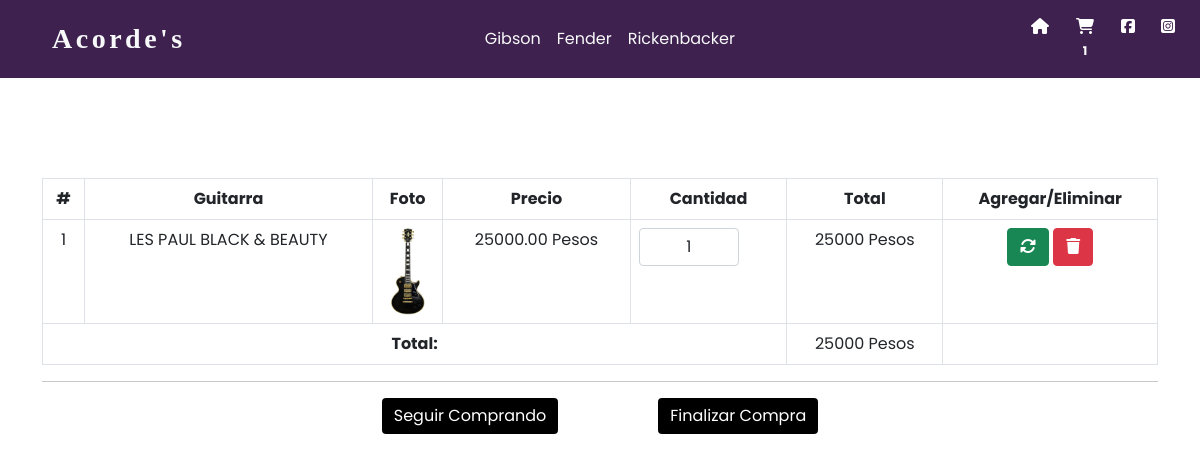
Page /carrito.php?id=2 on the committed database.
### tables this page shows
CREATE TABLE `guitarras` (
  `id` int(5) NOT NULL,
  `titulo` varchar(100) NOT NULL,
  `descripcion` varchar(300) NOT NULL,
  `foto` varchar(100) NOT NULL,
  `precio` decimal(20,2) NOT NULL,
  `categoria_id` int(5) NOT NULL,
  `fecha` date NOT NULL,
  `estado` int(2) NOT NULL DEFAULT 1
);

### funciones.php (called while the page is built, shortened)
<?php
function calcularTotal(){
    $total = 0;
    if(isset($_SESSION['carrito'])){
        foreach($_SESSION['carrito'] as $indice => $value){
            $total += $value['precio'] * $value['cantidad'];
        }
    }
    return $total;
}
function cantidadGuitarras(){
    $cantidad = 0;
    if(isset($_SESSION['carrito'])){
        foreach($_SESSION['carrito'] as $indice => $value){
           $cantidad++;
        }
    }
    return $cantidad;
}

### src/Guitarra.php (called while the page is built, shortened)
<?php
class Guitarra{
    private $cn = null;
    public function __construct(){
        $this->config = parse_ini_file(__DIR__.'/../config.ini') ;
        $this->cn = new \PDO( $this->config['dns'], $this->config['usuario'],$this->config['clave'],array(
            \PDO::MYSQL_ATTR_INIT_COMMAND => 'SET NAMES utf8'
        ));
    }
    public function mostrarPorId($id){
        $sql = "SELECT * FROM `guitarras` WHERE `id`=:id ";
        $resultado = $this->cn->prepare($sql);
        $_array = array(
            ":id" =>  $id
        );
        if($resultado->execute($_array))
            return $resultado->fetch();
        return false;
    }
}

### carrito.php (the view, shortened to what this page needs)
<?php
require 'funciones.php';
if(isset($_GET['id']) && is_numeric($_GET['id'])){
    $id = $_GET['id'];
    $guitarra = new GuitarShop\Guitarra;
    $resultado = $guitarra->mostrarPorId($id);
}
?>
<!DOCTYPE html>
<html lang="en">
  <head>
    <link rel="stylesheet" href="assets/css/bootstrap.min.css">
    <link rel="stylesheet" href="assets/css/estilos.css">
  </head>
  <body>
<nav class="navbar navbar-expand-lg bC" style>
  <div class="container-fluid">
    <a class="navbar-brand text-light titlePage" style="font-family:'Quicksand';" href="index.php">Acorde's</a>
    <div class="collapse navbar-collapse" id="navbarScroll">
      <ul class="navbar-nav my-2 my-lg-0 navbar-nav-scroll" style="--bs-scroll-height: 100px; width:100%; display:flex; justify-content:center;">
        <li class="nav-item">
          <a class="nav-link text-light" href="#" tabindex="-1" aria-disabled="true">Gibson</a>
        </li>
        <li class="nav-item">
          <a class="nav-link text-light" href="#" tabindex="-1" aria-disabled="true">Fender</a>
        </li>
        <li class="nav-item">
          <a class="nav-link text-light" href="#" tabindex="-1" aria-disabled="true">Rickenbacker</a>
        </li>
      </ul>
      <form class="d-flex" style="width:20%">
        <a style="color:white;" href="index.php" class="btn"><i class="fas fa-home"></i> </a>
        <a style="color:white;" href="carrito.php" class="btn"><i class="fas fa-shopping-cart"></i> <span class="badge"><?php print cantidadGuitarras(); ?></span></a>
        <a style="color:white;" href="https://es-la.facebook.com" class="btn"><i class="fab fa-facebook-square"></i> </a>
        <a style="color:white;" href="https://www.instagram.com" class="btn"><i class="fab fa-instagram-square"></i> </a>
      </form>
    </div>
  </div>
</nav>
    <div class="container" id="main">
            <table class="table table-bordered table-hover" style="text-align:center; justify-content:center; align-items:center; align-content:center;">
                  <thead>
                    <tr style="text-align:center;">
                      <th>#</th>
                      <th>Guitarra</th>
                      <th>Foto</th>
                      <th>Precio</th>
                      <th>Cantidad</th>
                      <th>Total</th>
                      <th>Agregar/Eliminar</th>
                    </tr>
                  </thead>
                  <tbody>
                      <?php
                        if(isset($_SESSION['carrito']) && !empty($_SESSION['carrito'])){
                            $c=0;
                            foreach($_SESSION['carrito'] as $indice => $value){
                                $c++;
                                $total = $value['precio'] * $value['cantidad'];
                      ?>
                        <tr>
                            <form action="actualizar_carrito.php" method="post">
                                <td><?php print $c ?></td>
                                <td><?php print $value['titulo']  ?></td>
                                <td>
                                    <?php
                                        $foto = 'upload/'.$value['foto'];
                                        if(file_exists($foto)){
                                        ?>
                                        <img src="<?php print $foto; ?>" width="35">
                                    <?php }else{?>
                                        <img src="assets/imagenes/not-found.jpg" width="35">
                                    <?php }?>
                                </td>
                                <td><?php print $value['precio']  ?> Pesos</td>
                                <td>
                                    <input type="text" name="cantidad" class="form-control u-size-100" value="<?php print $value['cantidad'] ?>">
                                </td>
                                <td>
                                    <?php print $total  ?> Pesos
                                </td>
                                <td>
                                    <button type="submit" class="btn btn-success btn-xs">
                                        <i class="fas fa-sync-alt"></i>
                                    </button>
                                    <a href="eliminar_carrito.php?id=<?php print $value['id']  ?>" class="btn btn-danger btn-xs">
                                        <i class="fas fa-trash"></i>
                                    </a>
                                </td>
                            </form>
                        </tr>
                    <?php
                        }
                        }else{
                    ?>
                        <tr>
                            <td colspan="7">No hay productos en el carrito</td>
                        </tr>
                    <?php
                        }
                    ?>
                </tbody>
                <tfoot>
                        <tr>
                            <td colspan="5" class="text-right"><b>Total:</b></td>
                            <td><?php print calcularTotal(); ?> Pesos</td>
                            <td></td>
                        </tr>
                </tfoot>
            </table>
            <hr>
            <?php
                if(isset($_SESSION['carrito']) && !empty($_SESSION['carrito'])){
            ?>
            <div class="row">
                    <div style="width: 100%; display:flex; justify-content:center;">
                        <a style="margin-right: 100px; background-color:black; border:none;" href="index.php" class="btn btn-success">Seguir Comprando</a>
                        <a href="finalizar.php" class="btn btn-success" style="background-color:black; border:none;">Finalizar Compra</a>
                    </div>
            </div>
            <?php
                }
            ?>
    </div>
  </body>
</html>

### assets/css/estilos.css (style rules this page uses)
#main { margin-top: 100px; }
.u-size-100 { width: 100px; text-align: center; }

### carrito.php (style rules this page uses)
* { font-family:'Poppins'; }
.titlePage { font-size:28px; font-weight: bold; padding-left: 40px; letter-spacing: 3.5px; }
.bC { background-color: #3e214e; filter: blur(.3px); }

### rows in the picture
guitarras: titulo "LES PAUL BLACK & BEAUTY", foto (picture), precio "25000.00", cantidad "1", precio "25000"

### other values in the picture
cantidadGuitarras() "1"
calcularTotal() "25000"
